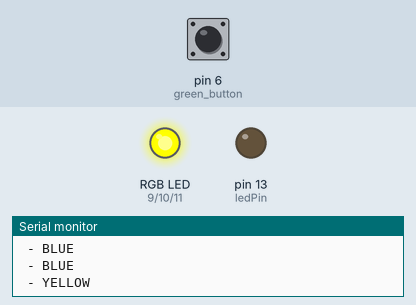
Recording of a sketch running on a simulated Arduino Uno, built with avr-gcc and run on an emulated ATmega328P. Parts: an RGB LED mixed from three pins (HIGH = lit), output pins drawn as LEDs (lit = HIGH), the last lines printed to the serial monitor. The inputs (shaded band) are chosen by the test bench; at power-on: pin 6 (green_button) LOW. Random numbers use the default seed unless the sketch sets one.

Above: at 3.2 s.
3.3 s: pin 6 (green_button) pulled HIGH for 1 s
At 4.4 s:
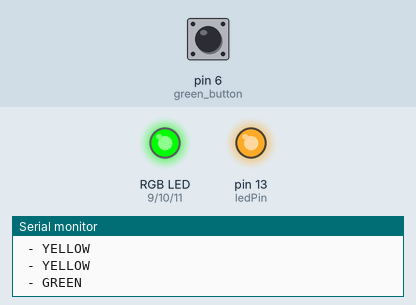
At 5.4 s:
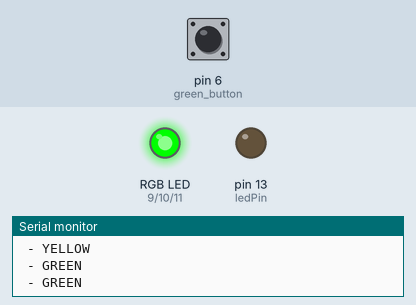
7.3 s: pin 6 (green_button) pulled HIGH for 3.2 s
At 17.8 s:
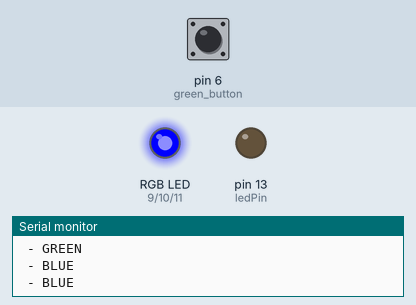
Timing chart, 0 to 20.7 s (numbered marks = the images above; inputs shaded):
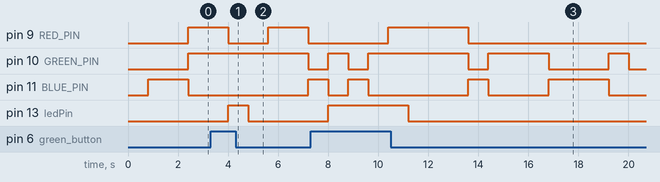

The sketch:

GAME_1_2.ino
```cpp
// Define the pins for the RGB LED
#define RED_PIN 9
#define GREEN_PIN 10
#define BLUE_PIN 11

const int green_button = 6;  // the number of the pushbutton pin
const int ledPin = 13;    // the number of the LED pin

int buttonState = 0;  // variable for reading the pushbutton status

unsigned long startTime;
const unsigned long duration = 20000; // duration for the LED

void setup() {
  // Set the RGB LED pins as output
  pinMode(RED_PIN, OUTPUT);
  pinMode(GREEN_PIN, OUTPUT);
  pinMode(BLUE_PIN, OUTPUT);
  pinMode(ledPin, OUTPUT);
  pinMode(green_button, INPUT);


  // Initialize start time
  startTime = millis();
    Serial.begin(9600);
}

void loop() {
  updatecolor();
  updatebutton();
}

void updatecolor() {  // Check if the time duration has not yet elapsed
  if (millis() - startTime < duration) {
    // Generate a random number (0-2) to represent the color
    int color = 0 + rand()% 4 + 1;

    // Set RGB values based on the selected color
    switch (color) {
      case 0: // Red
        analogWrite(RED_PIN, 255);
        analogWrite(GREEN_PIN, 0);
        analogWrite(BLUE_PIN, 0);
        Serial.println(" - RED"); // Prints out " - RED"
            Serial.println (color);

        break;

      case 1: // Green
        analogWrite(RED_PIN, 0);
        analogWrite(GREEN_PIN, 255);
        analogWrite(BLUE_PIN, 0);
        Serial.println(" - GREEN"); // Prints out " - GREEN"
        break;

      case 2: // Blue
        analogWrite(RED_PIN, 0);
        analogWrite(GREEN_PIN, 0);
        analogWrite(BLUE_PIN, 255);
        Serial.println(" - BLUE"); // Prints out " - BLUE" REVERSED

        break;
      case 3: // Yellow (combination of red and green)
       analogWrite(RED_PIN, 255);
       analogWrite(GREEN_PIN, 255);
       analogWrite(BLUE_PIN, 0);
       Serial.println(" - YELLOW"); // Prints out " - YELLOW"
       break;
    }

    // Delay for a short period before changing color again
    delay(800); // Adjust the delay time as needed
  }
  else {
    // Turn off the RGB LED
    analogWrite(RED_PIN, 0);
    analogWrite(GREEN_PIN, 0);
    analogWrite(BLUE_PIN, 0);
  }}

  void updatebutton()
  {
  // read the state of the pushbutton value:
  buttonState = digitalRead(green_button);

  // check if the pushbutton is pressed. If it is, the buttonState is HIGH:
  if (buttonState == HIGH) {
    // turn LED on:
    digitalWrite(ledPin, HIGH);
  } else {
    // turn LED off:
    digitalWrite(ledPin, LOW);
  }
}
```

Measured:
- after the input at 3.3 s, pin 13 (ledPin): LOW → HIGH after 0.70 s, → LOW 0.80 s later
- after the input at 7.3 s, pin 13 (ledPin): LOW → HIGH after 0.70 s, → LOW 3.2 s later
